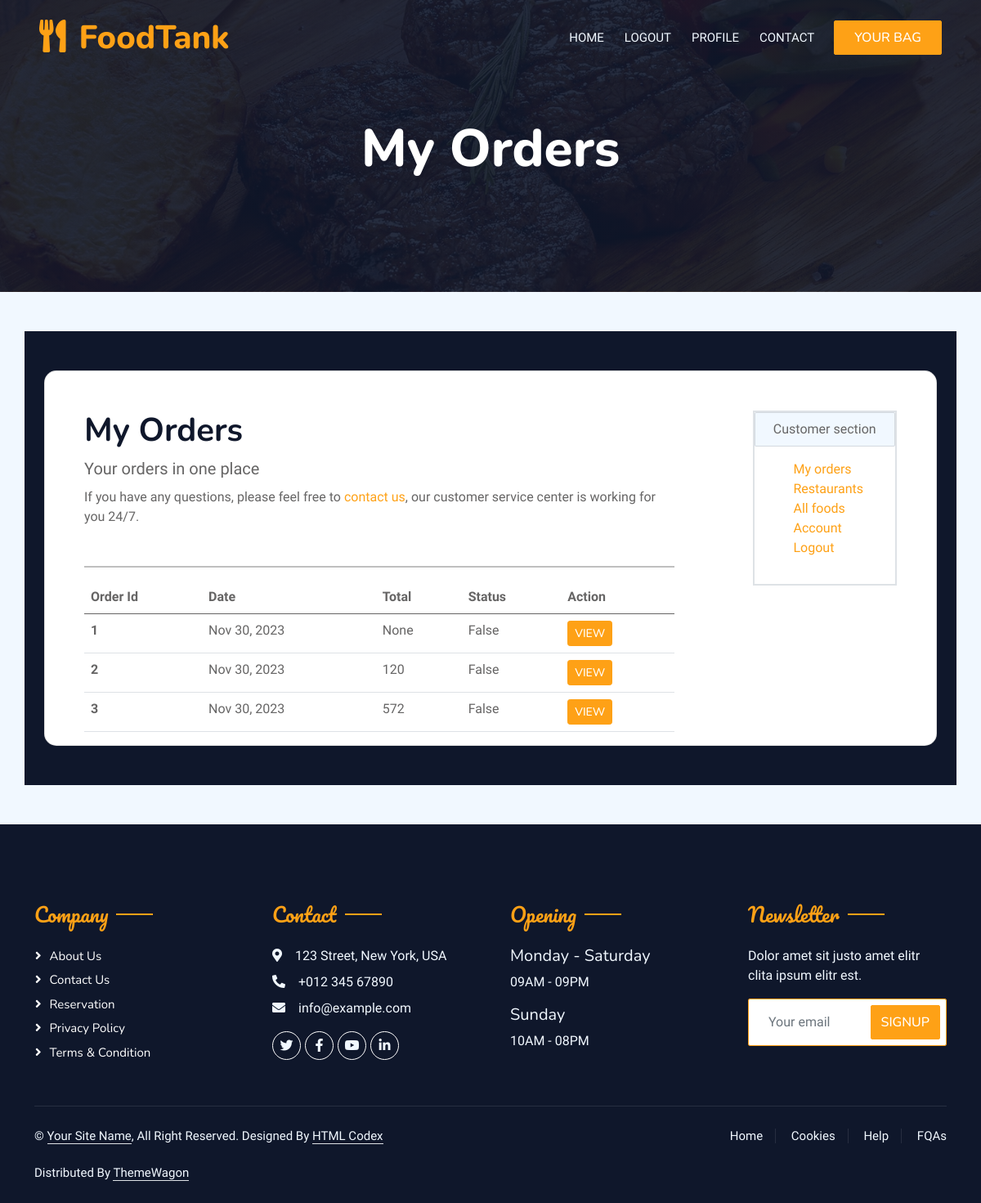
Page /orders/ (signed in) on the committed database.
### order/models.py (models this page shows, shortened)
class Order(models.Model):
    order_id = models.AutoField(primary_key=True)
    user = models.ForeignKey(User, on_delete=models.CASCADE,
                        limit_choices_to={'user_type':'Customer'})
    restaurant = models.ForeignKey(Restaurant, on_delete=models.CASCADE)
    is_confirmed = models.BooleanField(default=False)
    estimated_time = models.DateTimeField(blank=True, null=True)
    driver = models.ForeignKey(Driver, on_delete=models.SET_NULL, null=True, blank=True)
    transaction_id = models.CharField(max_length=255, null=True, blank=True)
    total_bill = models.IntegerField(blank=True, null=True)
    payment_method = models.CharField(max_length=255, blank=True, null=True, choices=payment_choices)
    order_date = models.DateTimeField(auto_now_add=True, blank=True, null=True)

### user/views.py (the view)
# urls.py: path("orders/", views.orders, name="orders"),
@login_required(login_url='/login/')
def orders(request):
    if not request.user.user_type == "Customer":
        return redirect("/login/")
    userOrders = Order.objects.filter(user=request.user)
    context = {
        'userOrders' : userOrders
    }
    return render(request, 'account/orders.html', context)

### templates/account/orders.html (shortened to what this page needs)
{% extends '../base.html' %}
{% block content %}
{% load static %}
{% load sweetify %}
<div class="container-xxl position-relative p-0">
        {% include 'navbar.html' %}
    <div class="container-xxl py-5 bg-dark hero-header mb-5">
        <div class="container text-center my-5 pt-5 pb-4">
            <h1 class="display-3 text-white mb-3 animated slideInDown">My Orders</h1>
        </div>
    </div>
</div>
<section class="container h-100 h-custom" style="background-color: #0F172B;">
    <div class="container py-5 h-100">
        <div class="row d-flex justify-content-center align-items-center h-100">
            <div class="col-12">
                <div class="card card-registration card-registration-2" style="border-radius: 15px;">
                    <div class="card-body p-0">
                        <div class="row g-0">
                            <div class="col-lg-9">
                                <div class="mx-5 mt-5">
                                    <div class="mb-5">
                                        <h1 class="fw-bold mb-0 text-black">My Orders</h1>
                                        <p class="fs-5 my-2">Your orders in one place</p>
                                        <p class="fs-6">If you have any questions, please feel free to <a href="/contact/">contact us</a>, our customer service center is working for you 24/7.</p>
                                    </div>
                                    <table class="table">
                                        <hr style="color:black; height: 2px;">
                                        <thead>
                                          <tr>
                                            <th scope="col">Order Id</th>
                                            <th scope="col">Date</th>
                                            <th scope="col">Total</th>
                                            <th scope="col">Status</th>
                                            <th scope="col">Action</th>
                                          </tr>
                                        </thead>
                                        <tbody>
                                          {% for data in userOrders %}
                                            <tr>
                                                <th scope="row">{{data.order_id}}</th>
                                                <td>{{ data.order_date|date:"M d, Y" }}</td>
                                                <td>{{data.total_bill}}</td>
                                                <td>{{data.is_confirmed}}</td>
                                                <td>
                                                    <a href="#" class="btn btn-primary btn-sm">View</a>
                                                </td>
                                            </tr>
                                          {% endfor %}
                                        </tbody>
                                      </table>
                                </div>
                            </div>
                            <div class="col-lg-3">
                                <div class="mx-5 mt-5">
                                    <div class="mb-5">
                                        <div class="border border-2">
                                            <div class="card text-center p-2 bg-light">
                                                Customer section
                                            </div>
                                            <div class="p-3">
                                                <ul style="list-style: none;">
                                                    <li><a href="/orders/">My orders</a></li>
                                                    <li><a href="/foodprovider/restaurant/">Restaurants</a></li>
                                                    <li><a href="/">All foods</a></li>
                                                    <li><a href="/profile/">Account</a></li>
                                                    <li><a href="/logout/">Logout</a></li>
                                                </ul>
                                            </div>
                                        </div>
                                    </div>
                                </div>
                            </div>
                        </div>
                    </div>
                </div>
            </div>
        </div>
    </div>
</section>
{% endblock content %}

### static/css/style.css (style rules this page uses)
:root { --primary: #FEA116; --light: #F1F8FF; --dark: #0F172B; }
.btn { font-family: 'Nunito', sans-serif; font-weight: 500; text-transform: uppercase; transition: .5s; }
.btn.btn-primary, .btn.btn-secondary { color: #FFFFFF; }
.hero-header { background: linear-gradient(rgba(15, 23, 43, .9), rgba(15, 23, 43, .9)), url(../img/bg-hero.jpg); background-position: center center; background-repeat: no-repeat; background-size: cover; }

### rows in the picture
Order: order_id "1", order_date "Nov 30, 2023", total_bill "None", is_confirmed "False"
Order: order_id "2", order_date "Nov 30, 2023", total_bill "120", is_confirmed "False"
Order: order_id "3", order_date "Nov 30, 2023", total_bill "572", is_confirmed "False"
